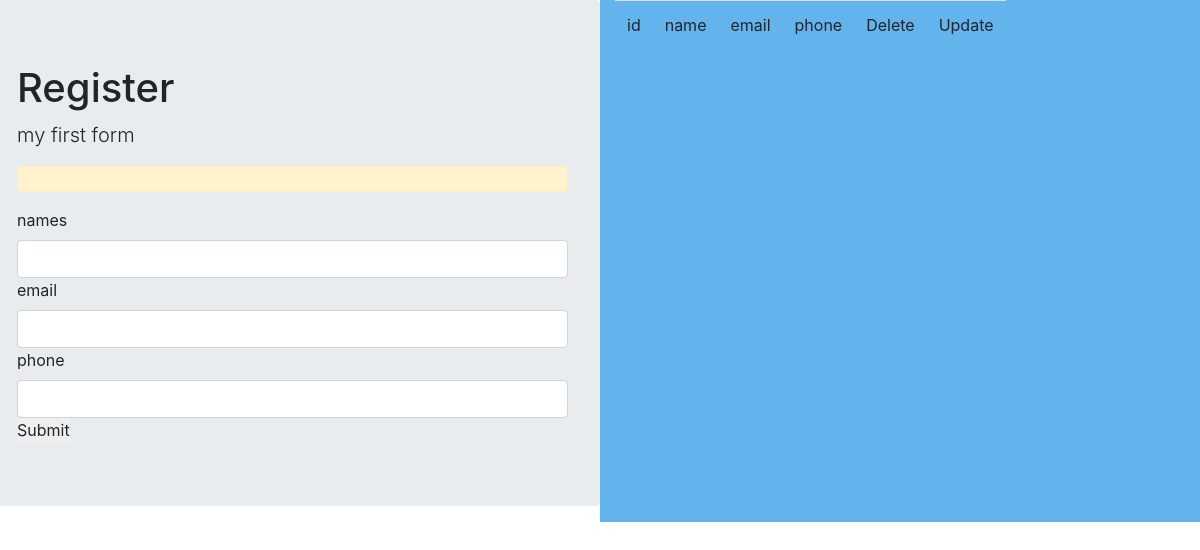
The app's page /registration/, older data.
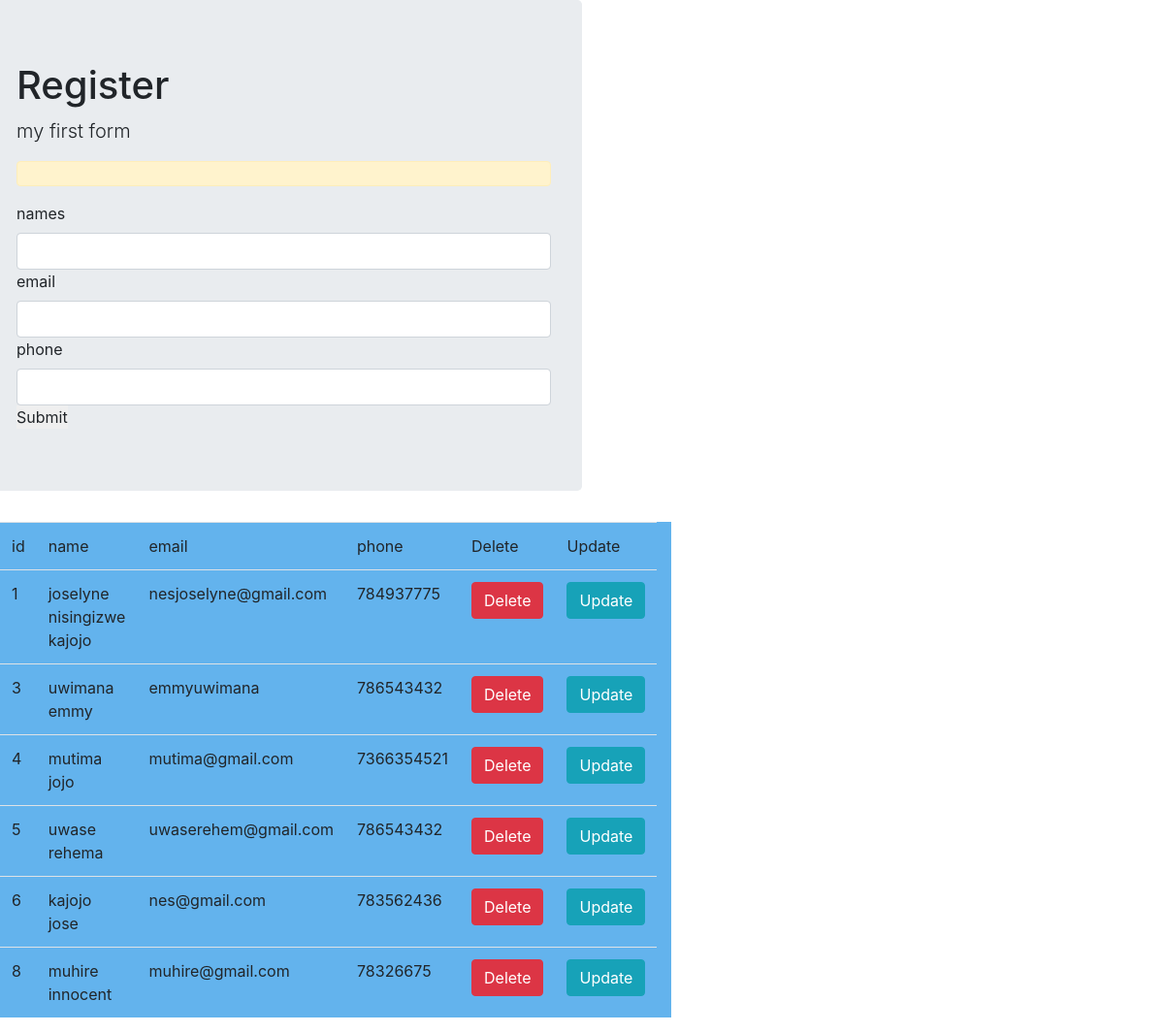
The same page, newer data.
### home/models.py (models this page shows, shortened)
class Registration(models.Model):
    names = models.CharField(max_length=40)
    email = models.CharField(max_length=40)
    phone = models.IntegerField()

### home/views.py (the view, shortened to what this page needs)
# urls.py: path('registration/', views.registration, name='register'),
def registration(request):
    select = Registration.objects.all()
    return render(request,'register.html',{'data':select})

### templates/register.html (shortened to what this page needs)
<!DOCTYPE html>
<html lang="en">
<head>
    <link href="https://unpkg.com/tailwindcss@^1.0/dist/tailwind.min.css" rel="stylesheet">
    <link rel="stylesheet" href="https://stackpath.bootstrapcdn.com/bootstrap/4.5.2/css/bootstrap.min.css">
<link rel="stylesheet" href="https://cdn.jsdelivr.net/npm/uikit@3.5.7/dist/css/uikit.min.css" />
<link href="https://unpkg.com/aos@2.3.1/dist/aos.css" rel="stylesheet">
</head>
<body>
    <div class="row">
    <div class="jumbotron col-6">
    <h1>Register</h1>
    <p class="lead">my first form</p>
    <p class="alert alert-warning">{{message}}</p>
   <form action="{% url 'register' %}" method="POST">
       <label for="names" >names</label>
       <input type="text" name="names" class="form-control">
       <label for="email" >email</label>
       <input type="text" name="email" class="form-control">
       <label for="phone" >phone</label>
       <input type="text" name="phone" class="form-control">
       <input type="submit" name="submit" class="button">
   </form>
   </div>
   <div class="table col-6 bg-blue-400">
       <table>
           <tr><td>id</td><td>name</td><td>email</td><td>phone</td><td>Delete</td><td>Update</td></tr>
           {% for y in data %}
           <tr><td>{{ y.id }}</td><td>{{ y.names }}</td><td>{{ y.email }}</td><td>{{ y.phone }}</td>
         <td><a href="{% url 'deleteInfos' id=y.id  %}"><span class="btn btn-danger">Delete</span></a></td>
         <td><a href="{% url 'updateInfos' id=y.id  %}"><span class="btn btn-info">Update</span></a></td>
        </tr>
           {% endfor%}
    </table>
   </div>
   </div>
</body>
</html>

Row changes from the older to the newer data that the page shows:
added Registration: id "1", names "joselyne nisingizwe kajojo", email "nesjoselyne@gmail.com", phone "784937775"
added Registration: id "3", names "uwimana emmy", email "emmyuwimana", phone "786543432"
added Registration: id "4", names "mutima jojo", email "mutima@gmail.com", phone "7366354521"
added Registration: id "5", names "uwase rehema", email "uwaserehem@gmail.com", phone "786543432"
added Registration: id "6", names "kajojo jose", email "nes@gmail.com", phone "783562436"
added Registration: id "8", names "muhire innocent", email "muhire@gmail.com", phone "78326675"
